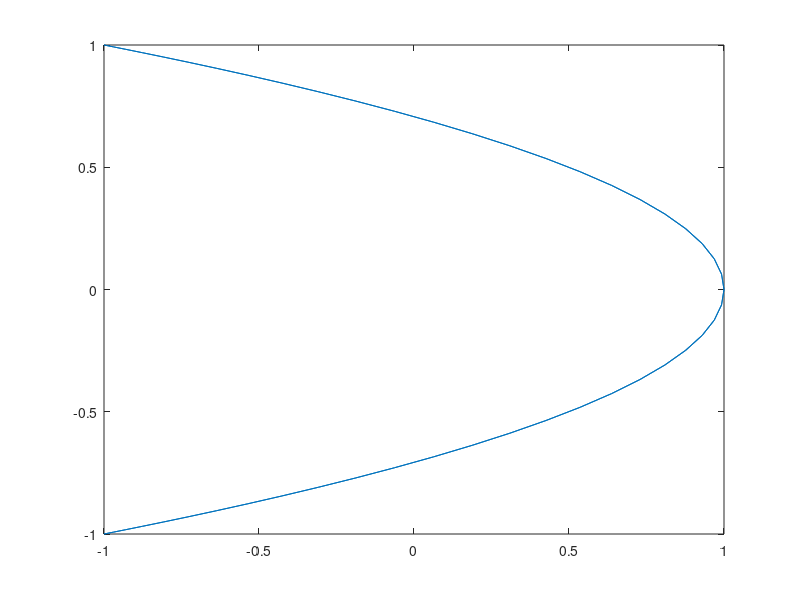

The MATLAB source for this figure:
% Skripts kas uzzima Lisazu figuras
% 27.01.2020
% autors students
t=0:0.01:1;
f1=2; f2=1;
x= cos(2*pi*f1*t);
y=sin(2*pi*f2*t);
plot(x,y)
shg